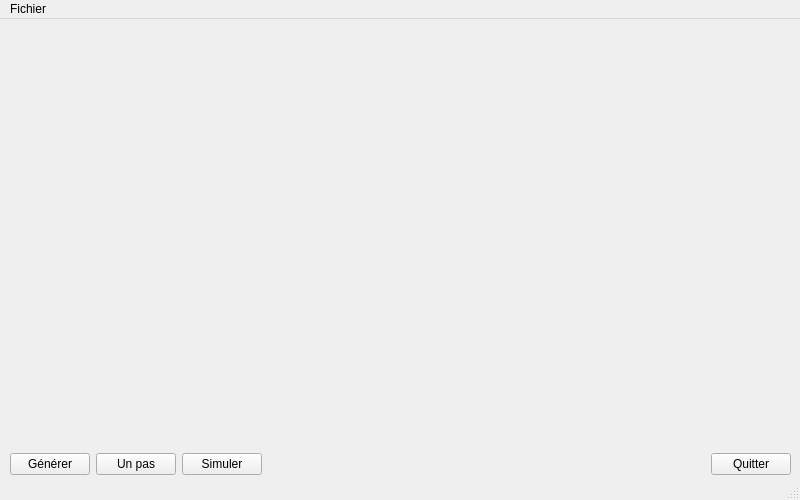
<?xml version="1.0" encoding="UTF-8"?>
<ui version="4.0">
 <class>principal_ihm</class>
 <widget class="QMainWindow" name="principal_ihm">
  <property name="geometry">
   <rect>
    <x>0</x>
    <y>0</y>
    <width>800</width>
    <height>500</height>
   </rect>
  </property>
  <property name="windowTitle">
   <string>Ecosysteme</string>
  </property>
  <widget class="QWidget" name="centralwidget">
   <widget class="QWidget" name="conteneur" native="true">
    <property name="geometry">
     <rect>
      <x>0</x>
      <y>0</y>
      <width>791</width>
      <height>431</height>
     </rect>
    </property>
   </widget>
   <widget class="QWidget" name="">
    <property name="geometry">
     <rect>
      <x>10</x>
      <y>430</y>
      <width>781</width>
      <height>31</height>
     </rect>
    </property>
    <layout class="QHBoxLayout" name="horizontalLayout">
     <item>
      <widget class="QPushButton" name="bouton_gen">
       <property name="text">
        <string>Générer</string>
       </property>
      </widget>
     </item>
     <item>
      <widget class="QPushButton" name="bouton_pas">
       <property name="text">
        <string>Un pas</string>
       </property>
      </widget>
     </item>
     <item>
      <widget class="QPushButton" name="bouton_sim">
       <property name="text">
        <string>Simuler</string>
       </property>
      </widget>
     </item>
     <item>
      <spacer name="horizontalSpacer">
       <property name="orientation">
        <enum>Qt::Horizontal</enum>
       </property>
       <property name="sizeHint" stdset="0">
        <size>
         <width>40</width>
         <height>20</height>
        </size>
       </property>
      </spacer>
     </item>
     <item>
      <widget class="QPushButton" name="bouton_qui">
       <property name="text">
        <string>Quitter</string>
       </property>
      </widget>
     </item>
    </layout>
   </widget>
  </widget>
  <widget class="QMenuBar" name="menubar">
   <property name="geometry">
    <rect>
     <x>0</x>
     <y>0</y>
     <width>800</width>
     <height>20</height>
    </rect>
   </property>
   <widget class="QMenu" name="menuFichier">
    <property name="title">
     <string>Fichier</string>
    </property>
    <addaction name="actionQuitter"/>
   </widget>
   <addaction name="menuFichier"/>
  </widget>
  <widget class="QStatusBar" name="statusbar"/>
  <action name="actionQuitter">
   <property name="text">
    <string>Quitter</string>
   </property>
  </action>
 </widget>
 <resources/>
 <connections>
  <connection>
   <sender>bouton_qui</sender>
   <signal>clicked()</signal>
   <receiver>principal_ihm</receiver>
   <slot>close()</slot>
   <hints>
    <hint type="sourcelabel">
     <x>739</x>
     <y>465</y>
    </hint>
    <hint type="destinationlabel">
     <x>596</x>
     <y>466</y>
    </hint>
   </hints>
  </connection>
  <connection>
   <sender>actionQuitter</sender>
   <signal>activated()</signal>
   <receiver>principal_ihm</receiver>
   <slot>close()</slot>
   <hints>
    <hint type="sourcelabel">
     <x>-1</x>
     <y>-1</y>
    </hint>
    <hint type="destinationlabel">
     <x>399</x>
     <y>249</y>
    </hint>
   </hints>
  </connection>
 </connections>
</ui>
